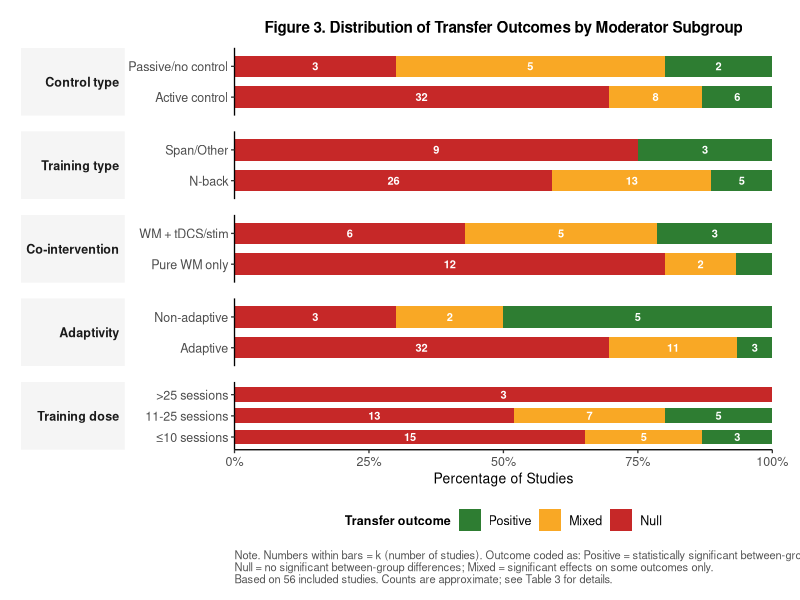

Recreate this plot in R.
# Figure 3: Moderator Summary Visualization
# Paper 01 — WM Training Systematic Review
# Requires: ggplot2, dplyr, tidyr

# This figure presents a visual summary of outcome distributions (Positive/Null/Mixed)
# across key moderator subgroups, using stacked bar charts.

library(ggplot2)
library(dplyr)
library(tidyr)

# ─────────────────────────────────────────────────
# DATA: Outcome counts by moderator subgroup
# Based on narrative synthesis from 56 studies
# (Exact counts should be verified from Excel data)
# ─────────────────────────────────────────────────

moderator_data <- data.frame(
  moderator = c(
    # Control group type
    "Active control", "Active control",  "Active control",
    "Passive/no control", "Passive/no control", "Passive/no control",
    # Training type
    "N-back", "N-back", "N-back",
    "Span/Other", "Span/Other", "Span/Other",
    # Combined intervention
    "Pure WM only", "Pure WM only", "Pure WM only",
    "WM + tDCS/stim", "WM + tDCS/stim", "WM + tDCS/stim",
    # Adaptive
    "Adaptive", "Adaptive", "Adaptive",
    "Non-adaptive", "Non-adaptive", "Non-adaptive",
    # Dose (sessions)
    "≤10 sessions", "≤10 sessions", "≤10 sessions",
    "11-25 sessions", "11-25 sessions", "11-25 sessions",
    ">25 sessions", ">25 sessions", ">25 sessions"
  ),
  group = c(
    "Control type", "Control type", "Control type",
    "Control type", "Control type", "Control type",
    "Training type", "Training type", "Training type",
    "Training type", "Training type", "Training type",
    "Co-intervention", "Co-intervention", "Co-intervention",
    "Co-intervention", "Co-intervention", "Co-intervention",
    "Adaptivity", "Adaptivity", "Adaptivity",
    "Adaptivity", "Adaptivity", "Adaptivity",
    "Training dose", "Training dose", "Training dose",
    "Training dose", "Training dose", "Training dose",
    "Training dose", "Training dose", "Training dose"
  ),
  outcome = rep(c("Positive", "Mixed", "Null"), 11),
  # Approximate counts — verify against final cross-tabulation
  k = c(
    # Active control (n=46): Positive=6, Mixed=8, Null=32
    6, 8, 32,
    # Passive/no control (n=10): Positive=2, Mixed=5, Null=3  [Seq3 Salminen → Mixed]
    2, 5, 3,
    # N-back (n=44): Positive=5, Mixed=13, Null=26  [Seq3 Salminen → Mixed]
    5, 13, 26,
    # Span/Other (n=12): Positive=3, Mixed=0, Null=9
    3, 0, 9,
    # Pure WM only (n=15): Positive=1, Mixed=2, Null=12
    1, 2, 12,
    # WM + stimulation (n=14): Positive=3, Mixed=5, Null=6
    3, 5, 6,
    # Adaptive (n=46): Positive=3, Mixed=11, Null=32  [Seq3 Salminen → Mixed]
    3, 11, 32,
    # Non-adaptive (n=10): Positive=5, Mixed=2, Null=3
    5, 2, 3,
    # ≤10 sessions (n=23): Positive=3, Mixed=5, Null=15
    3, 5, 15,
    # 11-25 sessions (n=25): Positive=5, Mixed=7, Null=13  [Seq3 Salminen → Mixed]
    5, 7, 13,
    # >25 sessions (n=3): Positive=0, Mixed=0, Null=3
    0, 0, 3
  )
)

# Calculate percentages within each moderator
moderator_data <- moderator_data %>%
  group_by(moderator) %>%
  mutate(
    total = sum(k),
    pct = k / total * 100
  ) %>%
  ungroup()

# Factor ordering
moderator_data$outcome <- factor(moderator_data$outcome,
                                  levels = c("Positive", "Mixed", "Null"))

# Ordering of moderator labels (within each group)
moderator_data$moderator <- factor(moderator_data$moderator,
  levels = c(
    "Active control", "Passive/no control",
    "N-back", "Span/Other",
    "Pure WM only", "WM + tDCS/stim",
    "Adaptive", "Non-adaptive",
    "≤10 sessions", "11-25 sessions", ">25 sessions"
  )
)

# Group factor (for facet)
moderator_data$group <- factor(moderator_data$group,
  levels = c("Control type", "Training type", "Co-intervention", "Adaptivity", "Training dose")
)

# ─────────────────────────────────────────────────
# COLORS
# ─────────────────────────────────────────────────
outcome_colors <- c(
  "Positive" = "#2E7D32",   # Dark green
  "Mixed"    = "#F9A825",   # Amber
  "Null"     = "#C62828"    # Dark red
)

# ─────────────────────────────────────────────────
# PLOT: Faceted horizontal stacked bar chart
# ─────────────────────────────────────────────────
p3 <- ggplot(moderator_data,
             aes(x = moderator, y = pct, fill = outcome)) +
  geom_col(width = 0.7, position = "stack") +
  geom_text(
    aes(label = ifelse(k >= 2, paste0(k), "")),
    position = position_stack(vjust = 0.5),
    size = 2.8, color = "white", fontface = "bold"
  ) +
  scale_fill_manual(
    values = outcome_colors,
    name = "Transfer outcome",
    breaks = c("Positive", "Mixed", "Null")
  ) +
  scale_y_continuous(
    labels = function(x) paste0(x, "%"),
    breaks = seq(0, 100, by = 25),
    expand = c(0, 0)
  ) +
  facet_wrap(~ group, scales = "free_y", ncol = 1, strip.position = "left") +
  coord_flip() +
  labs(
    title = "Figure 3. Distribution of Transfer Outcomes by Moderator Subgroup",
    x = NULL,
    y = "Percentage of Studies",
    caption = paste0(
      "Note. Numbers within bars = k (number of studies). ",
      "Outcome coded as: Positive = statistically significant between-group transfer advantage;\n",
      "Null = no significant between-group differences; Mixed = significant effects on some outcomes only.\n",
      "Based on 56 included studies. Counts are approximate; see Table 3 for details."
    )
  ) +
  theme_classic(base_size = 10) +
  theme(
    plot.title = element_text(face = "bold", hjust = 0.5, size = 11,
                               margin = margin(b = 8)),
    strip.text.y.left = element_text(angle = 0, face = "bold", size = 9,
                                      hjust = 1),
    strip.placement = "outside",
    strip.background = element_rect(fill = "#F5F5F5", color = NA),
    legend.position = "bottom",
    legend.title = element_text(size = 9, face = "bold"),
    legend.text = element_text(size = 9),
    panel.spacing.y = unit(0.4, "cm"),
    plot.caption = element_text(hjust = 0, size = 8, color = "#555555",
                                 margin = margin(t = 8)),
    plot.margin = margin(15, 20, 10, 15),
    axis.text.y = element_text(size = 9),
    axis.text.x = element_text(size = 9)
  )

# Save
ggsave(
  filename = "E:/Meta-analysis writing project/projects/paper-01/06-write/paper01_figures/figure3_moderator_summary.png",
  plot = p3,
  width = 8, height = 10, dpi = 300, bg = "white"
)

cat("Figure 3 (moderator summary) saved.\n")

# ─────────────────────────────────────────────────
# NOTE ON DATA ACCURACY
# ─────────────────────────────────────────────────
# The k counts above are APPROXIMATE, derived from the narrative summary in the
# paper draft (Section 3.4). Before final submission, these should be verified
# against the cross-tabulation of the raw Excel data:
#   04-extract/数据_6_数据提取表_v3_research.xlsx
# Fields used: col40 (总体结论), col24 (主动对照), col17 (训练类型),
#              col19 (自适应), col26 (结合干预), col20 (训练总次数)
